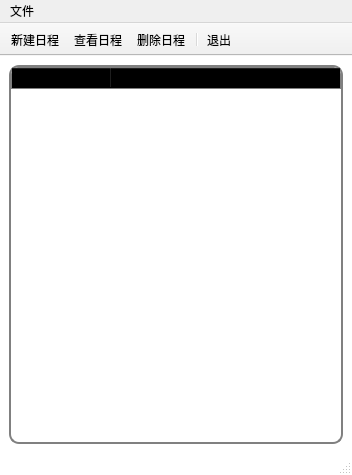
<?xml version="1.0" encoding="UTF-8"?>
<ui version="4.0">
 <class>ScheduleManager</class>
 <widget class="QMainWindow" name="ScheduleManager">
  <property name="geometry">
   <rect>
    <x>0</x>
    <y>0</y>
    <width>352</width>
    <height>475</height>
   </rect>
  </property>
  <property name="minimumSize">
   <size>
    <width>352</width>
    <height>475</height>
   </size>
  </property>
  <property name="maximumSize">
   <size>
    <width>352</width>
    <height>475</height>
   </size>
  </property>
  <property name="palette">
   <palette>
    <active>
     <colorrole role="WindowText">
      <brush brushstyle="SolidPattern">
       <color alpha="255">
        <red>0</red>
        <green>0</green>
        <blue>0</blue>
       </color>
      </brush>
     </colorrole>
     <colorrole role="Button">
      <brush brushstyle="SolidPattern">
       <color alpha="255">
        <red>255</red>
        <green>255</green>
        <blue>255</blue>
       </color>
      </brush>
     </colorrole>
     <colorrole role="Light">
      <brush brushstyle="SolidPattern">
       <color alpha="255">
        <red>255</red>
        <green>255</green>
        <blue>255</blue>
       </color>
      </brush>
     </colorrole>
     <colorrole role="Midlight">
      <brush brushstyle="SolidPattern">
       <color alpha="255">
        <red>255</red>
        <green>255</green>
        <blue>255</blue>
       </color>
      </brush>
     </colorrole>
     <colorrole role="Dark">
      <brush brushstyle="SolidPattern">
       <color alpha="255">
        <red>127</red>
        <green>127</green>
        <blue>127</blue>
       </color>
      </brush>
     </colorrole>
     <colorrole role="Mid">
      <brush brushstyle="SolidPattern">
       <color alpha="255">
        <red>170</red>
        <green>170</green>
        <blue>170</blue>
       </color>
      </brush>
     </colorrole>
     <colorrole role="Text">
      <brush brushstyle="SolidPattern">
       <color alpha="255">
        <red>0</red>
        <green>0</green>
        <blue>0</blue>
       </color>
      </brush>
     </colorrole>
     <colorrole role="BrightText">
      <brush brushstyle="SolidPattern">
       <color alpha="255">
        <red>255</red>
        <green>255</green>
        <blue>255</blue>
       </color>
      </brush>
     </colorrole>
     <colorrole role="ButtonText">
      <brush brushstyle="SolidPattern">
       <color alpha="255">
        <red>0</red>
        <green>0</green>
        <blue>0</blue>
       </color>
      </brush>
     </colorrole>
     <colorrole role="Base">
      <brush brushstyle="SolidPattern">
       <color alpha="255">
        <red>255</red>
        <green>255</green>
        <blue>255</blue>
       </color>
      </brush>
     </colorrole>
     <colorrole role="Window">
      <brush brushstyle="SolidPattern">
       <color alpha="255">
        <red>255</red>
        <green>255</green>
        <blue>255</blue>
       </color>
      </brush>
     </colorrole>
     <colorrole role="Shadow">
      <brush brushstyle="SolidPattern">
       <color alpha="255">
        <red>0</red>
        <green>0</green>
        <blue>0</blue>
       </color>
      </brush>
     </colorrole>
     <colorrole role="AlternateBase">
      <brush brushstyle="SolidPattern">
       <color alpha="255">
        <red>255</red>
        <green>255</green>
        <blue>255</blue>
       </color>
      </brush>
     </colorrole>
     <colorrole role="ToolTipBase">
      <brush brushstyle="SolidPattern">
       <color alpha="255">
        <red>255</red>
        <green>255</green>
        <blue>220</blue>
       </color>
      </brush>
     </colorrole>
     <colorrole role="ToolTipText">
      <brush brushstyle="SolidPattern">
       <color alpha="255">
        <red>0</red>
        <green>0</green>
        <blue>0</blue>
       </color>
      </brush>
     </colorrole>
     <colorrole role="PlaceholderText">
      <brush brushstyle="SolidPattern">
       <color alpha="128">
        <red>0</red>
        <green>0</green>
        <blue>0</blue>
       </color>
      </brush>
     </colorrole>
    </active>
    <inactive>
     <colorrole role="WindowText">
      <brush brushstyle="SolidPattern">
       <color alpha="255">
        <red>0</red>
        <green>0</green>
        <blue>0</blue>
       </color>
      </brush>
     </colorrole>
     <colorrole role="Button">
      <brush brushstyle="SolidPattern">
       <color alpha="255">
        <red>255</red>
        <green>255</green>
        <blue>255</blue>
       </color>
      </brush>
     </colorrole>
     <colorrole role="Light">
      <brush brushstyle="SolidPattern">
       <color alpha="255">
        <red>255</red>
        <green>255</green>
        <blue>255</blue>
       </color>
      </brush>
     </colorrole>
     <colorrole role="Midlight">
      <brush brushstyle="SolidPattern">
       <color alpha="255">
        <red>255</red>
        <green>255</green>
        <blue>255</blue>
       </color>
      </brush>
     </colorrole>
     <colorrole role="Dark">
      <brush brushstyle="SolidPattern">
       <color alpha="255">
        <red>127</red>
        <green>127</green>
        <blue>127</blue>
       </color>
      </brush>
     </colorrole>
     <colorrole role="Mid">
      <brush brushstyle="SolidPattern">
       <color alpha="255">
        <red>170</red>
        <green>170</green>
        <blue>170</blue>
       </color>
      </brush>
     </colorrole>
     <colorrole role="Text">
      <brush brushstyle="SolidPattern">
       <color alpha="255">
        <red>0</red>
        <green>0</green>
        <blue>0</blue>
       </color>
      </brush>
     </colorrole>
     <colorrole role="BrightText">
      <brush brushstyle="SolidPattern">
       <color alpha="255">
        <red>255</red>
        <green>255</green>
        <blue>255</blue>
       </color>
      </brush>
     </colorrole>
     <colorrole role="ButtonText">
      <brush brushstyle="SolidPattern">
       <color alpha="255">
        <red>0</red>
        <green>0</green>
        <blue>0</blue>
       </color>
      </brush>
     </colorrole>
     <colorrole role="Base">
      <brush brushstyle="SolidPattern">
       <color alpha="255">
        <red>255</red>
        <green>255</green>
        <blue>255</blue>
       </color>
      </brush>
     </colorrole>
     <colorrole role="Window">
      <brush brushstyle="SolidPattern">
       <color alpha="255">
        <red>255</red>
        <green>255</green>
        <blue>255</blue>
       </color>
      </brush>
     </colorrole>
     <colorrole role="Shadow">
      <brush brushstyle="SolidPattern">
       <color alpha="255">
        <red>0</red>
        <green>0</green>
        <blue>0</blue>
       </color>
      </brush>
     </colorrole>
     <colorrole role="AlternateBase">
      <brush brushstyle="SolidPattern">
       <color alpha="255">
        <red>255</red>
        <green>255</green>
        <blue>255</blue>
       </color>
      </brush>
     </colorrole>
     <colorrole role="ToolTipBase">
      <brush brushstyle="SolidPattern">
       <color alpha="255">
        <red>255</red>
        <green>255</green>
        <blue>220</blue>
       </color>
      </brush>
     </colorrole>
     <colorrole role="ToolTipText">
      <brush brushstyle="SolidPattern">
       <color alpha="255">
        <red>0</red>
        <green>0</green>
        <blue>0</blue>
       </color>
      </brush>
     </colorrole>
     <colorrole role="PlaceholderText">
      <brush brushstyle="SolidPattern">
       <color alpha="128">
        <red>0</red>
        <green>0</green>
        <blue>0</blue>
       </color>
      </brush>
     </colorrole>
    </inactive>
    <disabled>
     <colorrole role="WindowText">
      <brush brushstyle="SolidPattern">
       <color alpha="255">
        <red>127</red>
        <green>127</green>
        <blue>127</blue>
       </color>
      </brush>
     </colorrole>
     <colorrole role="Button">
      <brush brushstyle="SolidPattern">
       <color alpha="255">
        <red>255</red>
        <green>255</green>
        <blue>255</blue>
       </color>
      </brush>
     </colorrole>
     <colorrole role="Light">
      <brush brushstyle="SolidPattern">
       <color alpha="255">
        <red>255</red>
        <green>255</green>
        <blue>255</blue>
       </color>
      </brush>
     </colorrole>
     <colorrole role="Midlight">
      <brush brushstyle="SolidPattern">
       <color alpha="255">
        <red>255</red>
        <green>255</green>
        <blue>255</blue>
       </color>
      </brush>
     </colorrole>
     <colorrole role="Dark">
      <brush brushstyle="SolidPattern">
       <color alpha="255">
        <red>127</red>
        <green>127</green>
        <blue>127</blue>
       </color>
      </brush>
     </colorrole>
     <colorrole role="Mid">
      <brush brushstyle="SolidPattern">
       <color alpha="255">
        <red>170</red>
        <green>170</green>
        <blue>170</blue>
       </color>
      </brush>
     </colorrole>
     <colorrole role="Text">
      <brush brushstyle="SolidPattern">
       <color alpha="255">
        <red>127</red>
        <green>127</green>
        <blue>127</blue>
       </color>
      </brush>
     </colorrole>
     <colorrole role="BrightText">
      <brush brushstyle="SolidPattern">
       <color alpha="255">
        <red>255</red>
        <green>255</green>
        <blue>255</blue>
       </color>
      </brush>
     </colorrole>
     <colorrole role="ButtonText">
      <brush brushstyle="SolidPattern">
       <color alpha="255">
        <red>127</red>
        <green>127</green>
        <blue>127</blue>
       </color>
      </brush>
     </colorrole>
     <colorrole role="Base">
      <brush brushstyle="SolidPattern">
       <color alpha="255">
        <red>255</red>
        <green>255</green>
        <blue>255</blue>
       </color>
      </brush>
     </colorrole>
     <colorrole role="Window">
      <brush brushstyle="SolidPattern">
       <color alpha="255">
        <red>255</red>
        <green>255</green>
        <blue>255</blue>
       </color>
      </brush>
     </colorrole>
     <colorrole role="Shadow">
      <brush brushstyle="SolidPattern">
       <color alpha="255">
        <red>0</red>
        <green>0</green>
        <blue>0</blue>
       </color>
      </brush>
     </colorrole>
     <colorrole role="AlternateBase">
      <brush brushstyle="SolidPattern">
       <color alpha="255">
        <red>255</red>
        <green>255</green>
        <blue>255</blue>
       </color>
      </brush>
     </colorrole>
     <colorrole role="ToolTipBase">
      <brush brushstyle="SolidPattern">
       <color alpha="255">
        <red>255</red>
        <green>255</green>
        <blue>220</blue>
       </color>
      </brush>
     </colorrole>
     <colorrole role="ToolTipText">
      <brush brushstyle="SolidPattern">
       <color alpha="255">
        <red>0</red>
        <green>0</green>
        <blue>0</blue>
       </color>
      </brush>
     </colorrole>
     <colorrole role="PlaceholderText">
      <brush brushstyle="SolidPattern">
       <color alpha="128">
        <red>0</red>
        <green>0</green>
        <blue>0</blue>
       </color>
      </brush>
     </colorrole>
    </disabled>
   </palette>
  </property>
  <property name="windowTitle">
   <string>日程管理器</string>
  </property>
  <property name="styleSheet">
   <string notr="true">QTreeView {
	background-color: white;
	border: 2px solid gray;
	border-radius: 10px;
	show-decoration-selected: 1;
}
QTreeView::item {
	border-top-color: transparent;
	border-bottom-color: transparent;
}
QTreeView::item:hover {
	background: qlineargradient(x1: 0, y1: 0, x2: 0, y2: 1, stop: 0 #e7effd, stop: 1 #cbdaf1);
}
QTreeView::item:selected:active {
	background: qlineargradient(x1: 0, y1: 0, x2: 0, y2: 1, stop: 0 #6ea1f1, stop: 1 #567dbc);
}
QTreeView::item:selected:!active {
	background: qlineargradient(x1: 0, y1: 0, x2: 0, y2: 1, stop: 0 #6b9be8, stop: 1 #577fbf);
}
QTreeView::branch {
	background: palette(base);
}
QTreeView::branch:has-siblings:!adjoins-item {
	border-image: url(:/img/images/vline.png) 0;
}
QTreeView::branch:has-siblings:adjoins-item {
	border-image: url(:/img/images/branch-more.png) 0;
}
QTreeView::branch:!has-siblings:!has-children:adjoins-item {
	border-image: url(:/img/images/branch-end.png) 0;
}
QTreeView::branch:has-children:!has-siblings:closed,
QTreeView::branch:closed:has-children:has-siblings {
	border-image: none;
	image: url(:/img/images/branch-closed.png);
}
QTreeView::branch:open:has-children:!has-siblings,
QTreeView::branch:open:has-children:has-siblings {
	border-image: none;
	image: url(:/img/images/branch-open.png);
}
QHeaderView {
	background-color: white;
	border: 1px solid gray;
	border-top-left-radius: 7px;
	border-top-right-radius: 7px;
}
QHeaderView::section {
	background-color: transparent;
}
QHeaderView::section:hover {
	background-color: #87cefa;
	border-top-left-radius: 6px;
	border-top-right-radius: 6px;
}
QHeaderView::down-arrow {
	image: url(:/img/images/down_arrow.png);
}
QHeaderView::up-arrow {
	image: url(:/img/images/up_arrow.png);
}
QScrollBar:vertical {
	max-width: 8px;
	border: none;
	margin: 0px, 0px, 0px, 0px;
	border-radius: 2px;
	background-color: lightgray;
}
QScrollBar:vertical:hover {
	margin: 0px, 0px, 0px, 0px;
	background-color: lightgray;
}
QScrollBar::handle:vertical {
	max-width: 8px;
	background-color: gray;
	border-radius: 2px;
}
QScrollBar::handle:vertical:hover {
	background-color: darkgray;
}
QScrollBar::add-line:vertical {
	height: 0px;
	background-color: transparent;
	subcontrol-position: bottom;
}
QScrollBar::sub-line:vertical {
	height: 0px;
	background-color: transparent;
	subcontrol-position: top;
}
QScrollBar::add-page:vertical {
	background-color: lightgray;
}
QScrollBar::sub-page:vertical {
	background-color: lightgray;
}</string>
  </property>
  <widget class="QWidget" name="centralwidget">
   <layout class="QVBoxLayout" name="verticalLayout">
    <item>
     <widget class="QTreeWidget" name="treeWidget">
      <property name="horizontalScrollBarPolicy">
       <enum>Qt::ScrollBarAlwaysOff</enum>
      </property>
      <property name="sortingEnabled">
       <bool>true</bool>
      </property>
      <property name="animated">
       <bool>true</bool>
      </property>
      <attribute name="headerShowSortIndicator" stdset="0">
       <bool>true</bool>
      </attribute>
      <column>
       <property name="text">
        <string>时间</string>
       </property>
       <property name="toolTip">
        <string>日程时间</string>
       </property>
       <property name="textAlignment">
        <set>AlignCenter</set>
       </property>
      </column>
      <column>
       <property name="text">
        <string>日程</string>
       </property>
       <property name="toolTip">
        <string>日程事件</string>
       </property>
       <property name="textAlignment">
        <set>AlignCenter</set>
       </property>
      </column>
     </widget>
    </item>
   </layout>
  </widget>
  <widget class="QMenuBar" name="menubar">
   <property name="geometry">
    <rect>
     <x>0</x>
     <y>0</y>
     <width>352</width>
     <height>23</height>
    </rect>
   </property>
   <widget class="QMenu" name="menu">
    <property name="title">
     <string>文件</string>
    </property>
    <addaction name="actionNewSchedule"/>
    <addaction name="actionShowSchedule"/>
    <addaction name="actionRemoveSchedule"/>
    <addaction name="separator"/>
    <addaction name="actionQuit"/>
   </widget>
   <addaction name="menu"/>
  </widget>
  <widget class="QStatusBar" name="statusbar"/>
  <widget class="QToolBar" name="toolBar">
   <property name="windowTitle">
    <string>toolBar</string>
   </property>
   <property name="movable">
    <bool>false</bool>
   </property>
   <attribute name="toolBarArea">
    <enum>TopToolBarArea</enum>
   </attribute>
   <attribute name="toolBarBreak">
    <bool>false</bool>
   </attribute>
   <addaction name="actionNewSchedule"/>
   <addaction name="actionShowSchedule"/>
   <addaction name="actionRemoveSchedule"/>
   <addaction name="separator"/>
   <addaction name="actionQuit"/>
  </widget>
  <action name="actionNewSchedule">
   <property name="icon">
    <iconset resource="sources.qrc">
     <normaloff>:/img/images/new.png</normaloff>:/img/images/new.png</iconset>
   </property>
   <property name="text">
    <string>新建日程</string>
   </property>
   <property name="toolTip">
    <string>新建日程</string>
   </property>
   <property name="shortcut">
    <string>Ctrl+N</string>
   </property>
  </action>
  <action name="actionQuit">
   <property name="icon">
    <iconset resource="sources.qrc">
     <normaloff>:/img/images/logout.png</normaloff>:/img/images/logout.png</iconset>
   </property>
   <property name="text">
    <string>退出</string>
   </property>
   <property name="toolTip">
    <string>退出日程管理器</string>
   </property>
  </action>
  <action name="actionShowSchedule">
   <property name="icon">
    <iconset resource="sources.qrc">
     <normaloff>:/img/images/lookup.png</normaloff>:/img/images/lookup.png</iconset>
   </property>
   <property name="text">
    <string>查看日程</string>
   </property>
   <property name="toolTip">
    <string>查看日程</string>
   </property>
  </action>
  <action name="actionRemoveSchedule">
   <property name="icon">
    <iconset resource="sources.qrc">
     <normaloff>:/img/images/delete.png</normaloff>:/img/images/delete.png</iconset>
   </property>
   <property name="text">
    <string>删除日程</string>
   </property>
   <property name="toolTip">
    <string>删除日程</string>
   </property>
  </action>
 </widget>
 <resources>
  <include location="sources.qrc"/>
 </resources>
 <connections>
  <connection>
   <sender>actionQuit</sender>
   <signal>triggered()</signal>
   <receiver>ScheduleManager</receiver>
   <slot>close()</slot>
   <hints>
    <hint type="sourcelabel">
     <x>-1</x>
     <y>-1</y>
    </hint>
    <hint type="destinationlabel">
     <x>175</x>
     <y>237</y>
    </hint>
   </hints>
  </connection>
 </connections>
</ui>
